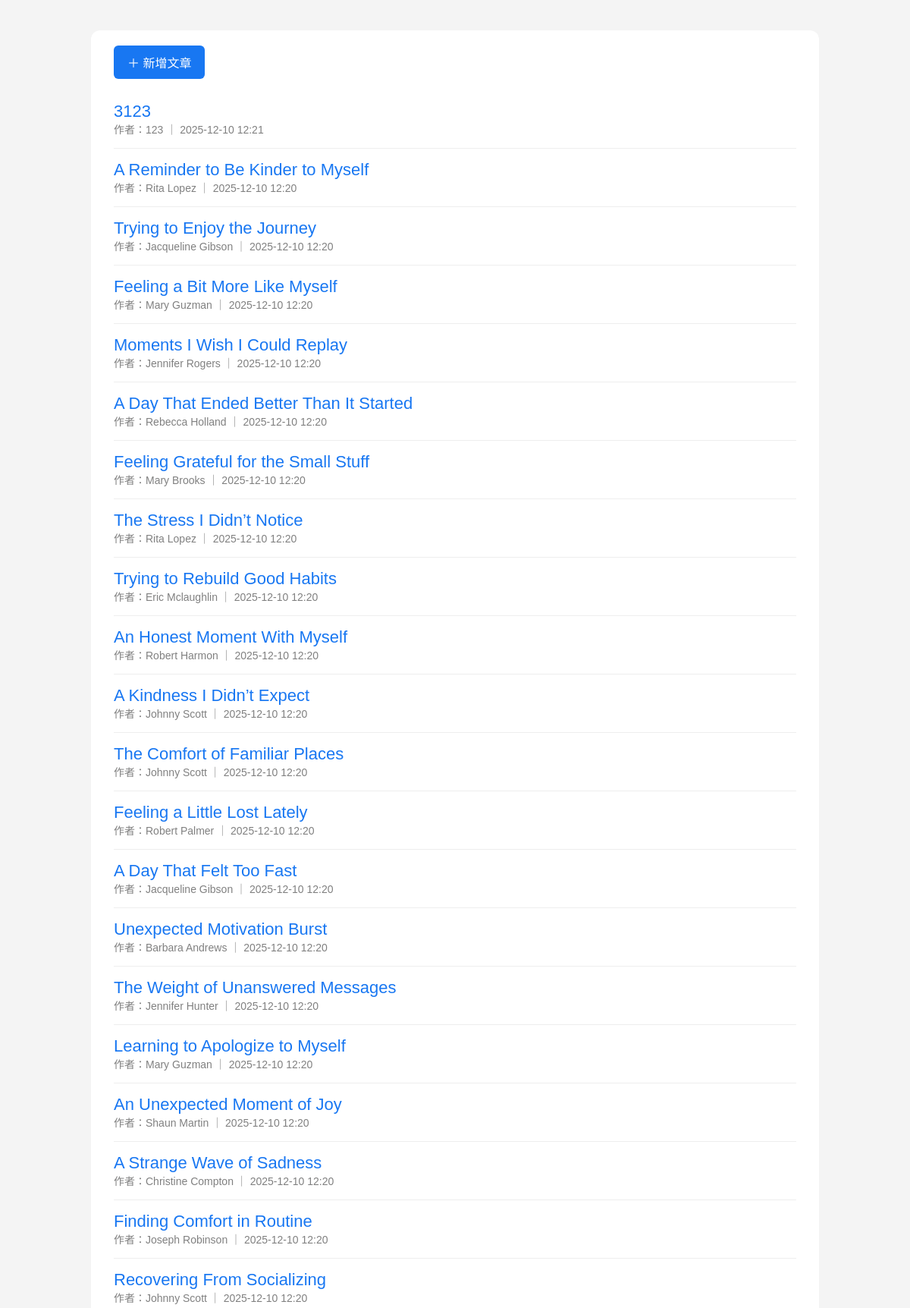
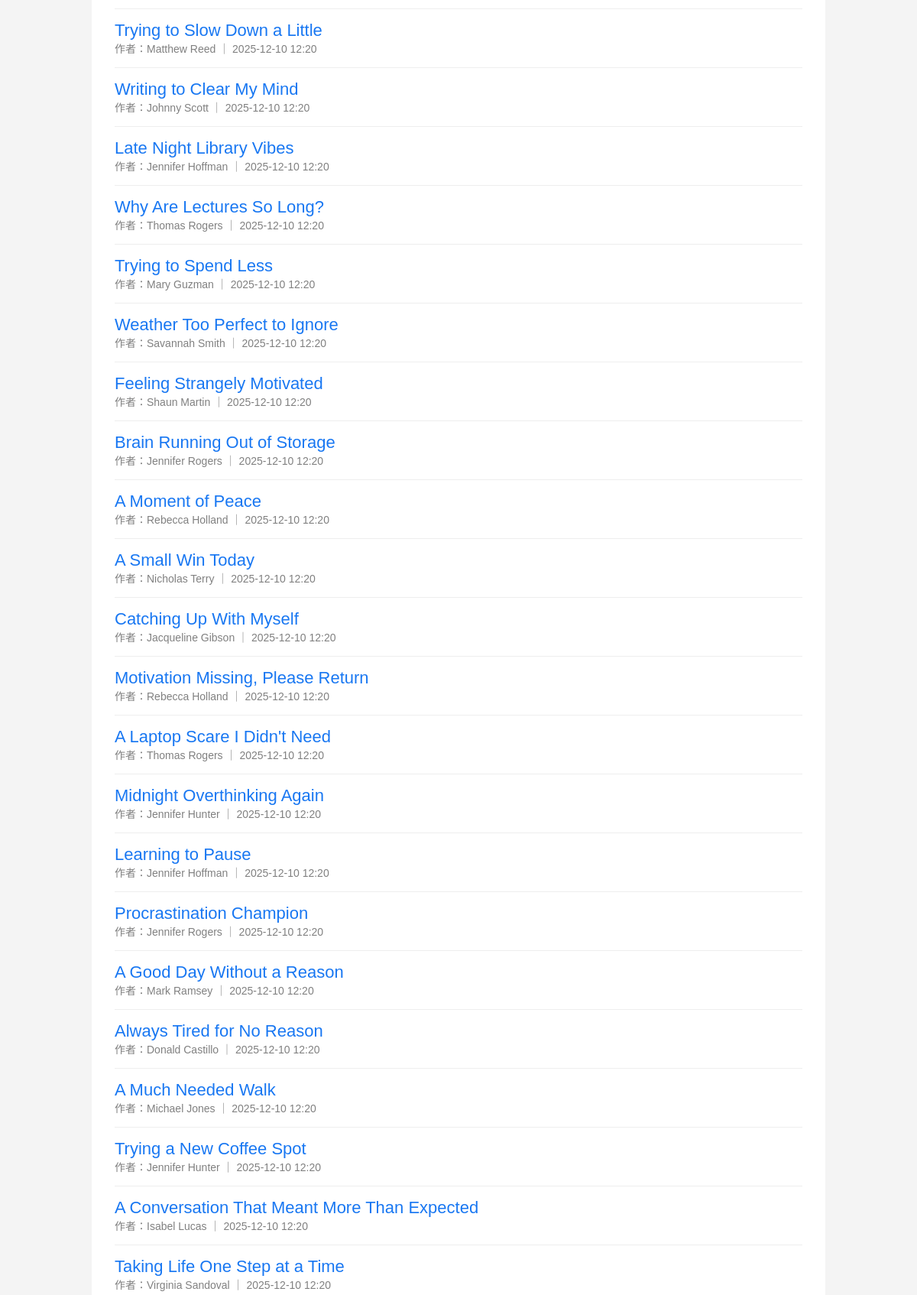
The page /posts (upper part) on the database its author committed (2 pictures, top to bottom).
### models/post.py (models this page shows)
class Post(db.Model):
    id = db.Column(db.Integer, primary_key=True)
    title = db.Column(db.String(120), nullable=False)
    content = db.Column(db.Text, nullable=False)
    tag = db.Column(db.String(50), nullable=True)
    created_at = db.Column(db.DateTime, default=datetime.utcnow)
    user_id = db.Column(db.Integer, db.ForeignKey("user.id"), nullable=False)
    user = db.relationship("User", backref="posts")

### models/user.py (models this page shows, shortened)
class User(db.Model, UserMixin):
    id = db.Column(db.Integer, primary_key=True)
    username = db.Column(db.String(50), unique=True, nullable=False)
    password = db.Column(db.String(255), nullable=False)

### routes/posts.py (the view)
@posts_bp.route("/posts")
def list_posts():
    posts = Post.query.order_by(Post.created_at.desc()).all()
    return render_template("post_list.html", posts=posts)

### templates/post_list.html (shortened to what this page needs)
<!DOCTYPE html>
<html lang="zh-Hant">
<head>
    <link rel="stylesheet" href="/static/style.css">
</head>
<body>
    <div class="post-list">
        <a href="/posts/create" class="new-post-btn">＋ 新增文章</a>
        {% for p in posts %}
        <div class="post">
            <a href="/posts/{{ p.id }}" class="post-title">{{ p.title }}</a>
            <div class="post-meta">
                作者：{{ p.user.username }} ｜ {{ p.created_at.strftime("%Y-%m-%d %H:%M") }}
            </div>
        </div>
        {% endfor %}
    </div>
</body>
</html>

### static/style.css (style rules this page uses)
body { margin: 0; font-family: "Microsoft JhengHei", sans-serif; background: #f4f4f4; }

### templates/post_list.html (style rules this page uses)
.post-list { max-width: 900px; margin: 40px auto; background: white; padding: 20px 30px; border-radius: 12px; }
.post { padding: 15px 0; border-bottom: 1px solid #eee; }
.post-title { font-size: 22px; color: #1877f2; text-decoration: none; }
.post-meta { font-size: 14px; color: gray; }
.new-post-btn { display: inline-block; margin-bottom: 15px; background: #1877f2; color: white; padding: 10px 18px; border-radius: 6px; text-decoration: none; }

### rows shown on the page
Post: title "3123", user.username "123", created_at "2025-12-10 12:21"
Post: title "A Reminder to Be Kinder to Myself", user.username "Rita Lopez", created_at "2025-12-10 12:20"
Post: title "Trying to Enjoy the Journey", user.username "Jacqueline Gibson", created_at "2025-12-10 12:20"
Post: title "Feeling a Bit More Like Myself", user.username "Mary Guzman", created_at "2025-12-10 12:20"
Post: title "Moments I Wish I Could Replay", user.username "Jennifer Rogers", created_at "2025-12-10 12:20"
Post: title "A Day That Ended Better Than It Started", user.username "Rebecca Holland", created_at "2025-12-10 12:20"
Post: title "Feeling Grateful for the Small Stuff", user.username "Mary Brooks", created_at "2025-12-10 12:20"
Post: title "The Stress I Didn’t Notice", user.username "Rita Lopez", created_at "2025-12-10 12:20"
Post: title "Trying to Rebuild Good Habits", user.username "Eric Mclaughlin", created_at "2025-12-10 12:20"
Post: title "An Honest Moment With Myself", user.username "Robert Harmon", created_at "2025-12-10 12:20"
Post: title "A Kindness I Didn’t Expect", user.username "Johnny Scott", created_at "2025-12-10 12:20"
Post: title "The Comfort of Familiar Places", user.username "Johnny Scott", created_at "2025-12-10 12:20"
Post: title "Feeling a Little Lost Lately", user.username "Robert Palmer", created_at "2025-12-10 12:20"
Post: title "A Day That Felt Too Fast", user.username "Jacqueline Gibson", created_at "2025-12-10 12:20"
Post: title "Unexpected Motivation Burst", user.username "Barbara Andrews", created_at "2025-12-10 12:20"
Post: title "The Weight of Unanswered Messages", user.username "Jennifer Hunter", created_at "2025-12-10 12:20"
Post: title "Learning to Apologize to Myself", user.username "Mary Guzman", created_at "2025-12-10 12:20"
Post: title "An Unexpected Moment of Joy", user.username "Shaun Martin", created_at "2025-12-10 12:20"
Post: title "A Strange Wave of Sadness", user.username "Christine Compton", created_at "2025-12-10 12:20"
Post: title "Finding Comfort in Routine", user.username "Joseph Robinson", created_at "2025-12-10 12:20"
Post: title "Recovering From Socializing", user.username "Johnny Scott", created_at "2025-12-10 12:20"
Post: title "Trying to Slow Down a Little", user.username "Matthew Reed", created_at "2025-12-10 12:20"
Post: title "Writing to Clear My Mind", user.username "Johnny Scott", created_at "2025-12-10 12:20"
Post: title "Late Night Library Vibes", user.username "Jennifer Hoffman", created_at "2025-12-10 12:20"
Post: title "Why Are Lectures So Long?", user.username "Thomas Rogers", created_at "2025-12-10 12:20"
Post: title "Trying to Spend Less", user.username "Mary Guzman", created_at "2025-12-10 12:20"
Post: title "Weather Too Perfect to Ignore", user.username "Savannah Smith", created_at "2025-12-10 12:20"
Post: title "Feeling Strangely Motivated", user.username "Shaun Martin", created_at "2025-12-10 12:20"
Post: title "Brain Running Out of Storage", user.username "Jennifer Rogers", created_at "2025-12-10 12:20"
Post: title "A Moment of Peace", user.username "Rebecca Holland", created_at "2025-12-10 12:20"
Post: title "A Small Win Today", user.username "Nicholas Terry", created_at "2025-12-10 12:20"
Post: title "Catching Up With Myself", user.username "Jacqueline Gibson", created_at "2025-12-10 12:20"
Post: title "Motivation Missing, Please Return", user.username "Rebecca Holland", created_at "2025-12-10 12:20"
Post: title "A Laptop Scare I Didn't Need", user.username "Thomas Rogers", created_at "2025-12-10 12:20"
Post: title "Midnight Overthinking Again", user.username "Jennifer Hunter", created_at "2025-12-10 12:20"
Post: title "Learning to Pause", user.username "Jennifer Hoffman", created_at "2025-12-10 12:20"
Post: title "Procrastination Champion", user.username "Jennifer Rogers", created_at "2025-12-10 12:20"
Post: title "A Good Day Without a Reason", user.username "Mark Ramsey", created_at "2025-12-10 12:20"
Post: title "Always Tired for No Reason", user.username "Donald Castillo", created_at "2025-12-10 12:20"
Post: title "A Much Needed Walk", user.username "Michael Jones", created_at "2025-12-10 12:20"
Post: title "Trying a New Coffee Spot", user.username "Jennifer Hunter", created_at "2025-12-10 12:20"
Post: title "A Conversation That Meant More Than Expected", user.username "Isabel Lucas", created_at "2025-12-10 12:20"
Post: title "Taking Life One Step at a Time", user.username "Virginia Sandoval", created_at "2025-12-10 12:20"
